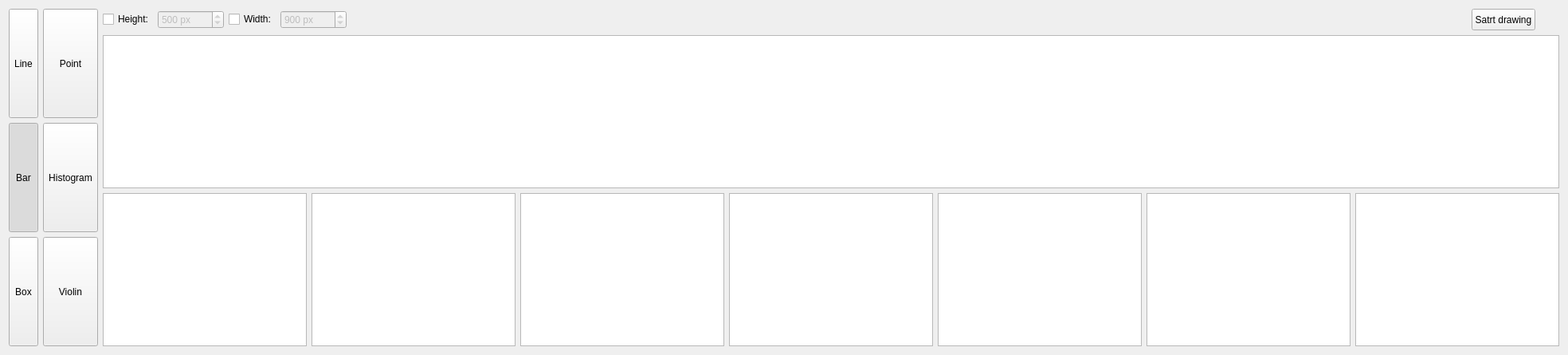
     <widget class="QWidget" name="layoutWidget">
      <layout class="QHBoxLayout" name="horizontalLayout_8">
       <item>
        <layout class="QGridLayout" name="gridLayout_2" rowstretch="1,1,1" columnstretch="1,1" columnminimumwidth="1,1">
         <property name="sizeConstraint">
          <enum>QLayout::SetDefaultConstraint</enum>
         </property>
         <item row="0" column="0">
          <widget class="QToolButton" name="toolButton">
           <property name="sizePolicy">
            <sizepolicy hsizetype="Expanding" vsizetype="Expanding">
             <horstretch>0</horstretch>
             <verstretch>0</verstretch>
            </sizepolicy>
           </property>
           <property name="layoutDirection">
            <enum>Qt::LeftToRight</enum>
           </property>
           <property name="autoFillBackground">
            <bool>false</bool>
           </property>
           <property name="text">
            <string>Line</string>
           </property>
           <property name="icon">
            <iconset resource="../myRes.qrc">
             <normaloff>:/picture/resourses/line chart 1.svg</normaloff>:/picture/resourses/line chart 1.svg</iconset>
           </property>
           <property name="checkable">
            <bool>true</bool>
           </property>
           <property name="checked">
            <bool>false</bool>
           </property>
           <property name="toolButtonStyle">
            <enum>Qt::ToolButtonTextUnderIcon</enum>
           </property>
           <attribute name="buttonGroup">
            <string notr="true">buttonGroup</string>
           </attribute>
          </widget>
         </item>
         <item row="0" column="1">
          <widget class="QToolButton" name="toolButton_3">
           <property name="sizePolicy">
            <sizepolicy hsizetype="Expanding" vsizetype="Expanding">
             <horstretch>0</horstretch>
             <verstretch>0</verstretch>
            </sizepolicy>
           </property>
           <property name="text">
            <string>Point</string>
           </property>
           <property name="icon">
            <iconset resource="../myRes.qrc">
             <normaloff>:/picture/resourses/line_chart-512.png</normaloff>:/picture/resourses/line_chart-512.png</iconset>
           </property>
           <property name="checkable">
            <bool>true</bool>
           </property>
           <property name="checked">
            <bool>false</bool>
           </property>
           <property name="toolButtonStyle">
            <enum>Qt::ToolButtonTextUnderIcon</enum>
           </property>
           <attribute name="buttonGroup">
            <string notr="true">buttonGroup</string>
           </attribute>
          </widget>
         </item>
         <item row="1" column="0">
          <widget class="QToolButton" name="toolButton_2">
           <property name="sizePolicy">
            <sizepolicy hsizetype="Expanding" vsizetype="Expanding">
             <horstretch>0</horstretch>
             <verstretch>0</verstretch>
            </sizepolicy>
           </property>
           <property name="text">
            <string>Bar</string>
           </property>
           <property name="icon">
            <iconset resource="../myRes.qrc">
             <normaloff>:/picture/resourses/bar_chart.svg</normaloff>:/picture/resourses/bar_chart.svg</iconset>
           </property>
           <property name="checkable">
            <bool>true</bool>
           </property>
           <property name="checked">
            <bool>true</bool>
           </property>
           <property name="toolButtonStyle">
            <enum>Qt::ToolButtonTextUnderIcon</enum>
           </property>
           <attribute name="buttonGroup">
            <string notr="true">buttonGroup</string>
           </attribute>
          </widget>
         </item>
         <item row="1" column="1">
          <widget class="QToolButton" name="toolButton_5">
           <property name="sizePolicy">
            <sizepolicy hsizetype="Expanding" vsizetype="Expanding">
             <horstretch>0</horstretch>
             <verstretch>0</verstretch>
            </sizepolicy>
           </property>
           <property name="text">
            <string>Histogram</string>
           </property>
           <property name="icon">
            <iconset resource="../myRes.qrc">
             <normaloff>:/picture/resourses/chart-histogram.svg</normaloff>:/picture/resourses/chart-histogram.svg</iconset>
           </property>
           <property name="checkable">
            <bool>true</bool>
           </property>
           <property name="checked">
            <bool>false</bool>
           </property>
           <property name="toolButtonStyle">
            <enum>Qt::ToolButtonTextUnderIcon</enum>
           </property>
           <attribute name="buttonGroup">
            <string notr="true">buttonGroup</string>
           </attribute>
          </widget>
         </item>
         <item row="2" column="0">
          <widget class="QToolButton" name="toolButton_4">
           <property name="sizePolicy">
            <sizepolicy hsizetype="Expanding" vsizetype="Expanding">
             <horstretch>0</horstretch>
             <verstretch>0</verstretch>
            </sizepolicy>
           </property>
           <property name="text">
            <string>Box</string>
           </property>
           <property name="icon">
            <iconset resource="../myRes.qrc">
             <normaloff>:/picture/resourses/box-plot.svg</normaloff>:/picture/resourses/box-plot.svg</iconset>
           </property>
           <property name="checkable">
            <bool>true</bool>
           </property>
           <property name="checked">
            <bool>false</bool>
           </property>
           <property name="toolButtonStyle">
            <enum>Qt::ToolButtonTextUnderIcon</enum>
           </property>
           <attribute name="buttonGroup">
            <string notr="true">buttonGroup</string>
           </attribute>
          </widget>
         </item>
         <item row="2" column="1">
          <widget class="QToolButton" name="toolButton_6">
           <property name="sizePolicy">
            <sizepolicy hsizetype="Expanding" vsizetype="Expanding">
             <horstretch>0</horstretch>
             <verstretch>0</verstretch>
            </sizepolicy>
           </property>
           <property name="text">
            <string>Violin</string>
           </property>
           <property name="icon">
            <iconset resource="../myRes.qrc">
             <normaloff>:/picture/resourses/violin.svg</normaloff>:/picture/resourses/violin.svg</iconset>
           </property>
           <property name="checkable">
            <bool>true</bool>
           </property>
           <property name="checked">
            <bool>false</bool>
           </property>
           <property name="toolButtonStyle">
            <enum>Qt::ToolButtonTextUnderIcon</enum>
           </property>
           <attribute name="buttonGroup">
            <string notr="true">buttonGroup</string>
           </attribute>
          </widget>
         </item>
        </layout>
       </item>
       <item>
        <layout class="QVBoxLayout" name="verticalLayout_2">
         <item>
          <layout class="QHBoxLayout" name="horizontalLayout">
           <item>
            <widget class="QCheckBox" name="checkBox_3">
             <property name="text">
              <string>Height:</string>
             </property>
            </widget>
           </item>
           <item>
            <widget class="QSpinBox" name="spinBox">
             <property name="enabled">
              <bool>false</bool>
             </property>
             <property name="suffix">
              <string> px</string>
             </property>
             <property name="maximum">
              <number>9999999</number>
             </property>
             <property name="singleStep">
              <number>30</number>
             </property>
             <property name="value">
              <number>500</number>
             </property>
            </widget>
           </item>
           <item>
            <widget class="QCheckBox" name="checkBox_4">
             <property name="text">
              <string>Width:</string>
             </property>
            </widget>
           </item>
           <item>
            <widget class="QSpinBox" name="spinBox_2">
             <property name="enabled">
              <bool>false</bool>
             </property>
             <property name="suffix">
              <string> px</string>
             </property>
             <property name="maximum">
              <number>9999999</number>
             </property>
             <property name="singleStep">
              <number>30</number>
             </property>
             <property name="value">
              <number>900</number>
             </property>
            </widget>
           </item>
           <item>
            <spacer name="horizontalSpacer">
             <property name="orientation">
              <enum>Qt::Horizontal</enum>
             </property>
             <property name="sizeHint" stdset="0">
              <size>
               <width>40</width>
               <height>20</height>
              </size>
             </property>
            </spacer>
           </item>
           <item>
            <widget class="QPushButton" name="pushButton">
             <property name="minimumSize">
              <size>
               <width>0</width>
               <height>27</height>
              </size>
             </property>
             <property name="text">
              <string>Satrt drawing</string>
             </property>
             <property name="icon">
              <iconset resource="../myRes.qrc">
               <normaloff>:/picture/resourses/if_start_60207.png</normaloff>:/picture/resourses/if_start_60207.png</iconset>
             </property>
            </widget>
           </item>
           <item>
            <widget class="QToolButton" name="toolButton_7">
             <property name="acceptDrops">
              <bool>true</bool>
             </property>
             <property name="toolTip">
              <string>Open CSV file</string>
             </property>
             <property name="layoutDirection">
              <enum>Qt::RightToLeft</enum>
             </property>
             <property name="text">
              <string/>
             </property>
             <property name="icon">
              <iconset resource="../myRes.qrc">
               <normaloff>:/picture/resourses/add-icon.png</normaloff>:/picture/resourses/add-icon.png</iconset>
             </property>
             <property name="toolButtonStyle">
              <enum>Qt::ToolButtonIconOnly</enum>
             </property>
             <property name="autoRaise">
              <bool>true</bool>
             </property>
            </widget>
           </item>
          </layout>
         </item>
         <item>
          <widget class="AllListWidget" name="listWidget">
           <property name="sizePolicy">
            <sizepolicy hsizetype="Expanding" vsizetype="Preferred">
             <horstretch>0</horstretch>
             <verstretch>1</verstretch>
            </sizepolicy>
           </property>
           <property name="acceptDrops">
            <bool>true</bool>
           </property>
           <property name="dragEnabled">
            <bool>true</bool>
           </property>
           <property name="dragDropMode">
            <enum>QAbstractItemView::DragDrop</enum>
           </property>
           <property name="flow">
            <enum>QListView::LeftToRight</enum>
           </property>
           <property name="isWrapping" stdset="0">
            <bool>true</bool>
           </property>
           <property name="resizeMode">
            <enum>QListView::Adjust</enum>
           </property>
           <property name="spacing">
            <number>50</number>
           </property>
          </widget>
         </item>
         <item>
          <layout class="QHBoxLayout" name="horizontalLayout_2">
           <item>
            <widget class="SingleListWidget" name="listWidget_2">
             <property name="sizePolicy">
              <sizepolicy hsizetype="Expanding" vsizetype="Preferred">
               <horstretch>0</horstretch>
               <verstretch>1</verstretch>
              </sizepolicy>
             </property>
             <property name="acceptDrops">
              <bool>true</bool>
             </property>
             <property name="dragEnabled">
              <bool>true</bool>
             </property>
             <property name="dragDropMode">
              <enum>QAbstractItemView::DragDrop</enum>
             </property>
             <property name="defaultDropAction">
              <enum>Qt::MoveAction</enum>
             </property>
             <property name="resizeMode">
              <enum>QListView::Adjust</enum>
             </property>
            </widget>
           </item>
           <item>
            <widget class="SingleListWidget" name="listWidget_3">
             <property name="sizePolicy">
              <sizepolicy hsizetype="Expanding" vsizetype="Preferred">
               <horstretch>0</horstretch>
               <verstretch>1</verstretch>
              </sizepolicy>
             </property>
             <property name="acceptDrops">
              <bool>true</bool>
             </property>
             <property name="dragEnabled">
              <bool>true</bool>
             </property>
             <property name="dragDropMode">
              <enum>QAbstractItemView::DragDrop</enum>
             </property>
             <property name="defaultDropAction">
              <enum>Qt::MoveAction</enum>
             </property>
             <property name="resizeMode">
              <enum>QListView::Adjust</enum>
             </property>
            </widget>
           </item>
           <item>
            <widget class="SingleListWidget" name="listWidget_4">
             <property name="sizePolicy">
              <sizepolicy hsizetype="Expanding" vsizetype="Preferred">
               <horstretch>0</horstretch>
               <verstretch>1</verstretch>
              </sizepolicy>
             </property>
             <property name="acceptDrops">
              <bool>true</bool>
             </property>
             <property name="dragEnabled">
              <bool>true</bool>
             </property>
             <property name="dragDropMode">
              <enum>QAbstractItemView::DragDrop</enum>
             </property>
             <property name="defaultDropAction">
              <enum>Qt::MoveAction</enum>
             </property>
             <property name="resizeMode">
              <enum>QListView::Adjust</enum>
             </property>
            </widget>
           </item>
           <item>
            <widget class="SingleListWidget" name="listWidget_5">
             <property name="sizePolicy">
              <sizepolicy hsizetype="Expanding" vsizetype="Preferred">
               <horstretch>0</horstretch>
               <verstretch>1</verstretch>
              </sizepolicy>
             </property>
             <property name="acceptDrops">
              <bool>true</bool>
             </property>
             <property name="dragEnabled">
              <bool>true</bool>
             </property>
             <property name="dragDropMode">
              <enum>QAbstractItemView::DragDrop</enum>
             </property>
             <property name="defaultDropAction">
              <enum>Qt::MoveAction</enum>
             </property>
             <property name="resizeMode">
              <enum>QListView::Adjust</enum>
             </property>
            </widget>
           </item>
           <item>
            <widget class="SingleListWidget" name="listWidget_6">
             <property name="sizePolicy">
              <sizepolicy hsizetype="Expanding" vsizetype="Preferred">
               <horstretch>0</horstretch>
               <verstretch>1</verstretch>
              </sizepolicy>
             </property>
             <property name="acceptDrops">
              <bool>true</bool>
             </property>
             <property name="dragEnabled">
              <bool>true</bool>
             </property>
             <property name="dragDropMode">
              <enum>QAbstractItemView::DragDrop</enum>
             </property>
             <property name="defaultDropAction">
              <enum>Qt::MoveAction</enum>
             </property>
             <property name="resizeMode">
              <enum>QListView::Adjust</enum>
             </property>
            </widget>
           </item>
           <item>
            <widget class="SingleListWidget" name="listWidget_7">
             <property name="sizePolicy">
              <sizepolicy hsizetype="Expanding" vsizetype="Preferred">
               <horstretch>0</horstretch>
               <verstretch>1</verstretch>
              </sizepolicy>
             </property>
             <property name="acceptDrops">
              <bool>true</bool>
             </property>
             <property name="dragEnabled">
              <bool>true</bool>
             </property>
             <property name="dragDropMode">
              <enum>QAbstractItemView::DragDrop</enum>
             </property>
             <property name="defaultDropAction">
              <enum>Qt::MoveAction</enum>
             </property>
             <property name="resizeMode">
              <enum>QListView::Adjust</enum>
             </property>
            </widget>
           </item>
           <item>
            <widget class="SingleListWidget" name="listWidget_8">
             <property name="sizePolicy">
              <sizepolicy hsizetype="Expanding" vsizetype="Preferred">
               <horstretch>0</horstretch>
               <verstretch>1</verstretch>
              </sizepolicy>
             </property>
             <property name="acceptDrops">
              <bool>true</bool>
             </property>
             <property name="dragEnabled">
              <bool>true</bool>
             </property>
             <property name="dragDropMode">
              <enum>QAbstractItemView::DragDrop</enum>
             </property>
             <property name="defaultDropAction">
              <enum>Qt::MoveAction</enum>
             </property>
             <property name="resizeMode">
              <enum>QListView::Adjust</enum>
             </property>
            </widget>
           </item>
          </layout>
         </item>
        </layout>
       </item>
      </layout>
     </widget>
